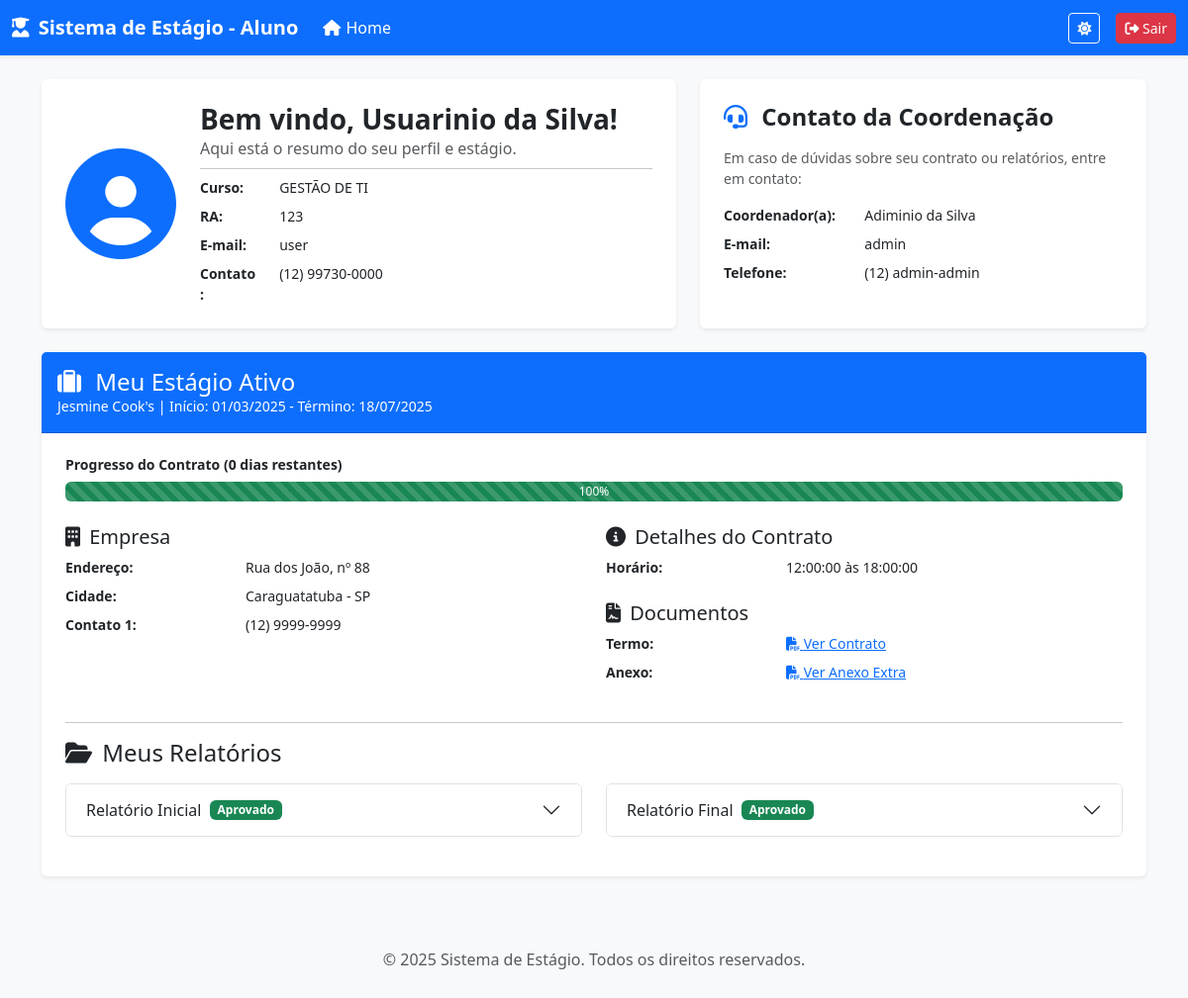
/ (signed in), run on the app's committed database.
### tables this page shows
CREATE TABLE `usuarios` (
  `user_id` int(11) NOT NULL,
  `user_ra` int(11) DEFAULT NULL,
  `user_login` varchar(255) NOT NULL,
  `user_senha` varchar(255) NOT NULL,
  `user_nome` varchar(255) NOT NULL,
  `user_contato` varchar(127) DEFAULT NULL,
  `user_acesso` varchar(15) NOT NULL,
  `user_id_curs` int(11) DEFAULT NULL
);

CREATE TABLE `cursos` (
  `curs_id` int(11) NOT NULL,
  `curs_nome` varchar(127) NOT NULL
);

CREATE TABLE `contratos` (
  `cntr_id` int(11) NOT NULL,
  `cntr_data_inicio` date NOT NULL,
  `cntr_data_fim` date NOT NULL,
  `cntr_hora_inicio` time NOT NULL,
  `cntr_hora_final` time NOT NULL,
  `cntr_termo_contrato` varchar(255) NOT NULL,
  `cntr_anexo_extra` varchar(255) DEFAULT NULL,
  `cntr_tipo_estagio` varchar(63) NOT NULL,
  `cntr_ativo` tinyint(1) NOT NULL,
  `cntr_id_relatorio_inicial` int(11) DEFAULT NULL,
  `cntr_id_relatorio_final` int(11) DEFAULT NULL,
  `cntr_id_empresa` int(11) NOT NULL,
  `cntr_id_usuario` int(11) NOT NULL
);

CREATE TABLE `empresas` (
  `empr_id` int(11) NOT NULL,
  `empr_nome` varchar(255) NOT NULL,
  `empr_cnpj` int(14) NOT NULL,
  `empr_tipo` varchar(31) NOT NULL,
  `empr_contato_1` varchar(127) NOT NULL,
  `empr_contato_2` varchar(127) DEFAULT NULL,
  `empr_cidade` varchar(127) NOT NULL,
  `empr_endereco` varchar(255) NOT NULL
);

### index.php (the view, shortened to what this page needs)
<?php
require_once 'backend/helpers/db-connect.php';
$user_id = $_SESSION['usuario'];
$usuario = null;
$contratoAtivo = null;
$relatorioInicial = null;
$relatorioFinal = null;
$admin_contato = null;
function h($str) {
    return htmlspecialchars(trim($str ?? ''), ENT_QUOTES, 'UTF-8');
}
try {
    $sql_user = "SELECT * FROM usuarios
                 JOIN cursos ON user_id_curs = curs_id
                 WHERE user_id = ?";
    $stmt_user = $conexao->prepare($sql_user);
    $stmt_user->execute([$user_id]);
    $usuario = $stmt_user->fetch();
    $sql_contrato = "SELECT * FROM contratos
                     JOIN empresas ON cntr_id_empresa = empr_id
                     WHERE cntr_id_usuario = ? AND cntr_ativo = 1 LIMIT 1";
    $stmt_contrato = $conexao->prepare($sql_contrato);
    $stmt_contrato->execute([$user_id]);
    $contratoAtivo = $stmt_contrato->fetch();
    if ($contratoAtivo) {
        if (!empty($contratoAtivo['cntr_id_relatorio_inicial'])) {
            $sql_rini = "SELECT * FROM relatorio_inicial WHERE rini_id = ?";
            $stmt_rini = $conexao->prepare($sql_rini);
            $stmt_rini->execute([$contratoAtivo['cntr_id_relatorio_inicial']]);
            $relatorioInicial = $stmt_rini->fetch();
        }
        if (!empty($contratoAtivo['cntr_id_relatorio_final'])) {
            $sql_rfin = "SELECT * FROM relatorio_final WHERE rfin_id = ?";
            $stmt_rfin = $conexao->prepare($sql_rfin);
            $stmt_rfin->execute([$contratoAtivo['cntr_id_relatorio_final']]);
            $relatorioFinal = $stmt_rfin->fetch();
        }
    }
    $sql_admin = "SELECT user_nome, user_contato, user_login FROM usuarios WHERE user_acesso = 'admin' LIMIT 1";
    $stmt_admin = $conexao->prepare($sql_admin);
    $stmt_admin->execute();
    $admin_contato = $stmt_admin->fetch();
} catch (PDOException $e) {
    error_log("Erro PDO no Index (Aluno): " . $e->getMessage());
    die("Erro ao carregar dados do painel. Contate o administrador.");
}
?>
<?php
require 'components/head.php';
?>
<body class="d-flex flex-column min-vh-100 bg-body-tertiary">
    <?php require 'components/navbar.php'; ?>
    <main class="container-lg mt-4 flex-grow-1">
        <div class="row">
            <div class="col-lg-7 mb-4">
                <div class="card shadow-sm border-0 h-100">
                    <div class="card-body p-4">
                        <div class="d-flex align-items-center">
                            <div class="me-4 d-none d-sm-block">
                                <i class="fa-solid fa-circle-user fa-7x text-primary"></i>
                            </div>
                            <div>
                                <h1 class="h3 fw-bold mb-0">Bem vindo, <?php echo h($usuario['user_nome']); ?>!</h1>
                                <p class="text-muted mb-1">Aqui está o resumo do seu perfil e estágio.</p>
                                <hr class="my-2">
                                <dl class="row mb-0 small">
                                    <dt class="col-sm-3 col-lg-2">Curso:</dt>
                                    <dd class="col-sm-9 col-lg-10"><?php echo h($usuario['curs_nome']); ?></dd>
                                    <dt class="col-sm-3 col-lg-2">RA:</dt>
                                    <dd class="col-sm-9 col-lg-10"><?php echo h($usuario['user_ra']); ?></dd>
                                    <dt class="col-sm-3 col-lg-2">E-mail:</dt>
                                    <dd class="col-sm-9 col-lg-10"><?php echo h($usuario['user_login']); ?></dd>
                                    <dt class="col-sm-3 col-lg-2">Contato:</dt>
                                    <dd class="col-sm-9 col-lg-10"><?php echo h($usuario['user_contato']); ?></dd>
                                </dl>
                            </div>
                        </div>
                    </div>
                </div>
            </div>
            <div class="col-lg-5 mb-4">
                <div class="card shadow-sm border-0 h-100">
                    <div class="card-body p-4 d-flex flex-column">
                        <h2 class="h4 fw-bold mb-3"><i class="fas fa-headset me-2 text-primary"></i> Contato da Coordenação</h2>
                        <?php if ($admin_contato): ?>
                            <p class="text-muted mb-3 small">Em caso de dúvidas sobre seu contrato ou relatórios, entre em contato:</p>
                            <dl class="row mb-0 small">
                                <dt class="col-sm-4">Coordenador(a):</dt>
                                <dd class="col-sm-8"><?php echo h($admin_contato['user_nome']); ?></dd>
                                <dt class="col-sm-4">E-mail:</dt>
                                <dd class="col-sm-8"><?php echo h($admin_contato['user_login']); ?></dd>
                                <dt class="col-sm-4">Telefone:</dt>
                                <dd class="col-sm-8"><?php echo h($admin_contato['user_contato']); ?></dd>
                            </dl>
                        <?php else: ?>
                            <p class="text-danger">Não foi possível carregar as informações de contato do administrador.</p>
                        <?php endif; ?>
                    </div>
                </div>
            </div>
        </div>
        <?php if ($contratoAtivo == null): ?>
            <div class="card shadow-sm border-0 mb-4">
                <div class="card-body text-center p-5">
                    <i class="fas fa-exclamation-triangle fa-4x text-warning mb-3"></i>
                    <h2 class="h4">Nenhum Contrato Ativo Encontrado</h2>
                    <p class="text-muted">
                        Você não possui nenhum contrato de estágio ativo no momento.
                        <br>
                        Por favor, entre em contato com a coordenação do curso se isso for um erro.
                    </p>
                </div>
            </div>
        <?php else: ?>
            <div class="card shadow-sm border-0 mb-4">
                <div class="card-header bg-primary text-white p-3">
                    <h2 class="h4 mb-0"><i class="fas fa-suitcase me-2"></i> Meu Estágio Ativo</h2>
                    <p class="mb-0 small"><?php echo h($contratoAtivo['empr_nome']); ?> |
                        Início: <?php echo date('d/m/Y', strtotime(h($contratoAtivo['cntr_data_inicio']))); ?> -
                        Término: <?php echo date('d/m/Y', strtotime(h($contratoAtivo['cntr_data_fim']))); ?>
                    </p>
                </div>
                <div class="card-body p-4">
                    <?php
                        $dataInicio = new DateTime($contratoAtivo['cntr_data_inicio']);
                        $dataFim = new DateTime($contratoAtivo['cntr_data_fim']);
                        $dataAtual = new DateTime();
                        $intervalo = $dataInicio->diff($dataFim);
                        $diasTotais = $intervalo->days;
                        $diasRestantesInterval = $dataAtual->diff($dataFim);
                        $diasRestantes = ($diasRestantesInterval->invert == 1) ? 0 : $diasRestantesInterval->days;
                        $percentual = 0;
                        if ($diasTotais > 0) {
                            $diasCorridos = $diasTotais - $diasRestantes;
                            $percentual = ($diasCorridos / $diasTotais) * 100;
                        }
                    ?>
                    <h5 class="small fw-bold">Progresso do Contrato (<?php echo $diasRestantes; ?> dias restantes)</h5>
                    <div class="progress mb-4" style="height: 20px;">
                        <div class="progress-bar progress-bar-striped bg-success" role="progressbar" style="width: <?php echo $percentual; ?>%;" aria-valuenow="<?php echo $percentual; ?>" aria-valuemin="0" aria-valuemax="100">
                            <?php echo round($percentual, 1); ?>%
                        </div>
                    </div>
                    <div class="row">
                        <div class="col-md-6">
                            <h5 class="text-dark"><i class="fas fa-building me-1"></i> Empresa</h5>
                            <dl class="row small">
                                <dt class="col-sm-4">Endereço:</dt>
                                <dd class="col-sm-8"><?php echo h($contratoAtivo['empr_endereco']); ?></dd>
                                <dt class="col-sm-4">Cidade:</dt>
                                <dd class="col-sm-8"><?php echo h($contratoAtivo['empr_cidade']); ?></dd>
                                <dt class="col-sm-4">Contato 1:</dt>
                                <dd class="col-sm-8"><?php echo h($contratoAtivo['empr_contato_1']); ?></dd>
                            </dl>
                        </div>
                        <div class="col-md-6">
                            <h5 class="text-dark"><i class="fas fa-info-circle me-1"></i> Detalhes do Contrato</h5>
                            <dl class="row small">
                                <dt class="col-sm-4">Horário:</dt>
                                <dd class="col-sm-8"><?php echo h($contratoAtivo['cntr_hora_inicio']); ?> às <?php echo h($contratoAtivo['cntr_hora_final']); ?></dd>
                            </dl>
                            <h5 class="text-dark"><i class="fas fa-file-contract me-1"></i> Documentos</h5>
                            <dl class="row small">
                                <dt class="col-sm-4">Termo:</dt>
                                <dd class="col-sm-8"><a href="<?php echo BASE_URL . h($contratoAtivo['cntr_termo_contrato']); ?>" target="_blank"><i class="fas fa-file-pdf"></i> Ver Contrato</a></dd>
                                <?php if (!empty($contratoAtivo['cntr_anexo_extra'])): ?>
                                <dt class="col-sm-4">Anexo:</dt>
                                <dd class="col-sm-8"><a href="<?php echo BASE_URL . h($contratoAtivo['cntr_anexo_extra']); ?>" target="_blank"><i class="fas fa-file-pdf"></i> Ver Anexo Extra</a></dd>
                                <?php endif; ?>
                            </dl>
                        </div>
                    </div>
                    <hr class="my-3">
                    <h4 class="mb-3"><i class="fas fa-folder-open me-1"></i> Meus Relatórios</h4>
                    <div class="row">
                        <div class="col-md-6 mb-3">
                            <div class="accordion" id="accordionRelatorioInicial">
                                <div class="accordion-item">
                                    <h2 class="accordion-header" id="headingRelatorioInicial">
                                        <button class="accordion-button collapsed" type="button" data-bs-toggle="collapse" data-bs-target="#collapseRelatorioInicial" aria-expanded="true" aria-controls="collapseRelatorioInicial">
                                            Relatório Inicial &nbsp;
                                            <?php if ($relatorioInicial):  ?>
                                                <?php if (empty($relatorioInicial['rini_assinatura'])): ?>
                                                    <span class="badge bg-warning text-dark">Aguardando Assinatura</span>
                                                    <?php $controleRelatorioInicial = 1; ?>
                                                <?php elseif (!empty($relatorioInicial['rini_assinatura']) && $relatorioInicial['rini_aprovado'] == 0): ?>
                                                    <span class="badge bg-warning text-dark">Aguardando Validação</span>
                                                    <?php $controleRelatorioInicial = 2; ?>
                                                <?php elseif (!empty($relatorioInicial['rini_assinatura']) && $relatorioInicial['rini_aprovado'] == 1): ?>
                                                    <span class="badge bg-success">Aprovado</span>
                                                <?php endif; ?>
                                            <?php else: ?>
                                                <span class="badge bg-danger">Não enviado</span>
                                                <?php $controleRelatorioInicial = 0; ?>
                                            <?php endif; ?>
                                        </button>
                                    </h2>
                                </div>
                            </div>
                        </div>
                        <div class="col-md-6 mb-3">
                            <div class="accordion" id="accordionRelatorioFinal">
                                <div class="accordion-item">
                                    <h2 class="accordion-header" id="headingRelatorioFinal">
                                        <button class="accordion-button collapsed" type="button" data-bs-toggle="collapse" data-bs-target="#collapseRelatorioFinal" aria-expanded="false" aria-controls="collapseRelatorioFinal">
                                            Relatório Final &nbsp;
                                            <?php if ($relatorioFinal):  ?>
                                                <?php if (empty($relatorioFinal['rfin_assinatura'])): ?>
                                                    <span class="badge bg-warning text-dark">Aguardando Assinatura</span>
                                                    <?php $controleRelatorioFinal = 1; ?>
                                                <?php elseif (!empty($relatorioFinal['rfin_assinatura']) && $relatorioFinal['rfin_aprovado'] == 0): ?>
                                                    <span class="badge bg-warning text-dark">Aguardando Validação</span>
                                                    <?php $controleRelatorioFinal = 2; ?>
                                                <?php elseif (!empty($relatorioFinal['rfin_assinatura']) && $relatorioFinal['rfin_aprovado'] == 1): ?>
                                                    <span class="badge bg-success">Aprovado</span>
                                                <?php endif; ?>
                                            <?php else: ?>
                                                <span class="badge bg-danger">Não enviado</span>
                                                <?php $controleRelatorioFinal = 0; ?>
                                            <?php endif; ?>
                                        </button>
                                    </h2>
                                </div>
                            </div>
                        </div>
                    </div>
                </div>
            </div>
        <?php endif; ?>
    </main>
    <?php require 'components/footer.php'; ?>
</body>
</html>

### data on the page
usuarios: user_nome "Usuarinio da Silva", user_id_curs.curs_nome "GESTÃO DE TI", user_ra "123", user_login "user", user_contato "(12) 99730-0000"
usuarios: user_nome "Adiminio da Silva", user_login "admin", user_contato "(12) admin-admin"
contratos: cntr_id_empresa.empr_nome "Jesmine Cook's", cntr_data_inicio "01/03/2025", cntr_data_fim "18/07/2025", percentual "100", cntr_id_empresa.empr_endereco "Rua dos João, nº 88", cntr_id_empresa.empr_cidade "Caraguatatuba - SP", cntr_id_empresa.empr_contato_1 "(12) 9999-9999", cntr_hora_inicio "12:00:00", cntr_hora_final "18:00:00"

### other printed values
SIS_NAME "Sistema de Estágio"
